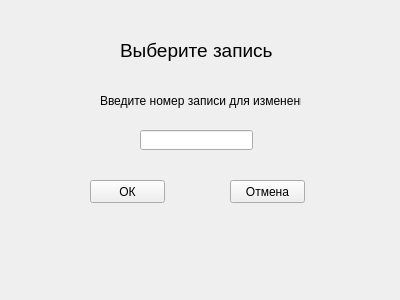
<?xml version="1.0" encoding="UTF-8"?>
<ui version="4.0">
 <class>SelNote</class>
 <widget class="QWidget" name="SelNote">
  <property name="geometry">
   <rect>
    <x>0</x>
    <y>0</y>
    <width>400</width>
    <height>300</height>
   </rect>
  </property>
  <property name="windowTitle">
   <string>Изменение записи</string>
  </property>
  <widget class="QLabel" name="label">
   <property name="geometry">
    <rect>
     <x>120</x>
     <y>30</y>
     <width>161</width>
     <height>41</height>
    </rect>
   </property>
   <property name="font">
    <font>
     <pointsize>14</pointsize>
    </font>
   </property>
   <property name="text">
    <string>Выберите запись</string>
   </property>
  </widget>
  <widget class="QLabel" name="label_2">
   <property name="geometry">
    <rect>
     <x>100</x>
     <y>70</y>
     <width>201</width>
     <height>61</height>
    </rect>
   </property>
   <property name="text">
    <string>Введите номер записи для изменения:</string>
   </property>
  </widget>
  <widget class="QLineEdit" name="lineNum">
   <property name="geometry">
    <rect>
     <x>140</x>
     <y>130</y>
     <width>113</width>
     <height>20</height>
    </rect>
   </property>
  </widget>
  <widget class="QPushButton" name="okButton">
   <property name="geometry">
    <rect>
     <x>90</x>
     <y>180</y>
     <width>75</width>
     <height>23</height>
    </rect>
   </property>
   <property name="text">
    <string>ОК</string>
   </property>
  </widget>
  <widget class="QPushButton" name="cancelButton">
   <property name="geometry">
    <rect>
     <x>230</x>
     <y>180</y>
     <width>75</width>
     <height>23</height>
    </rect>
   </property>
   <property name="text">
    <string>Отмена</string>
   </property>
  </widget>
 </widget>
 <resources/>
 <connections/>
</ui>
